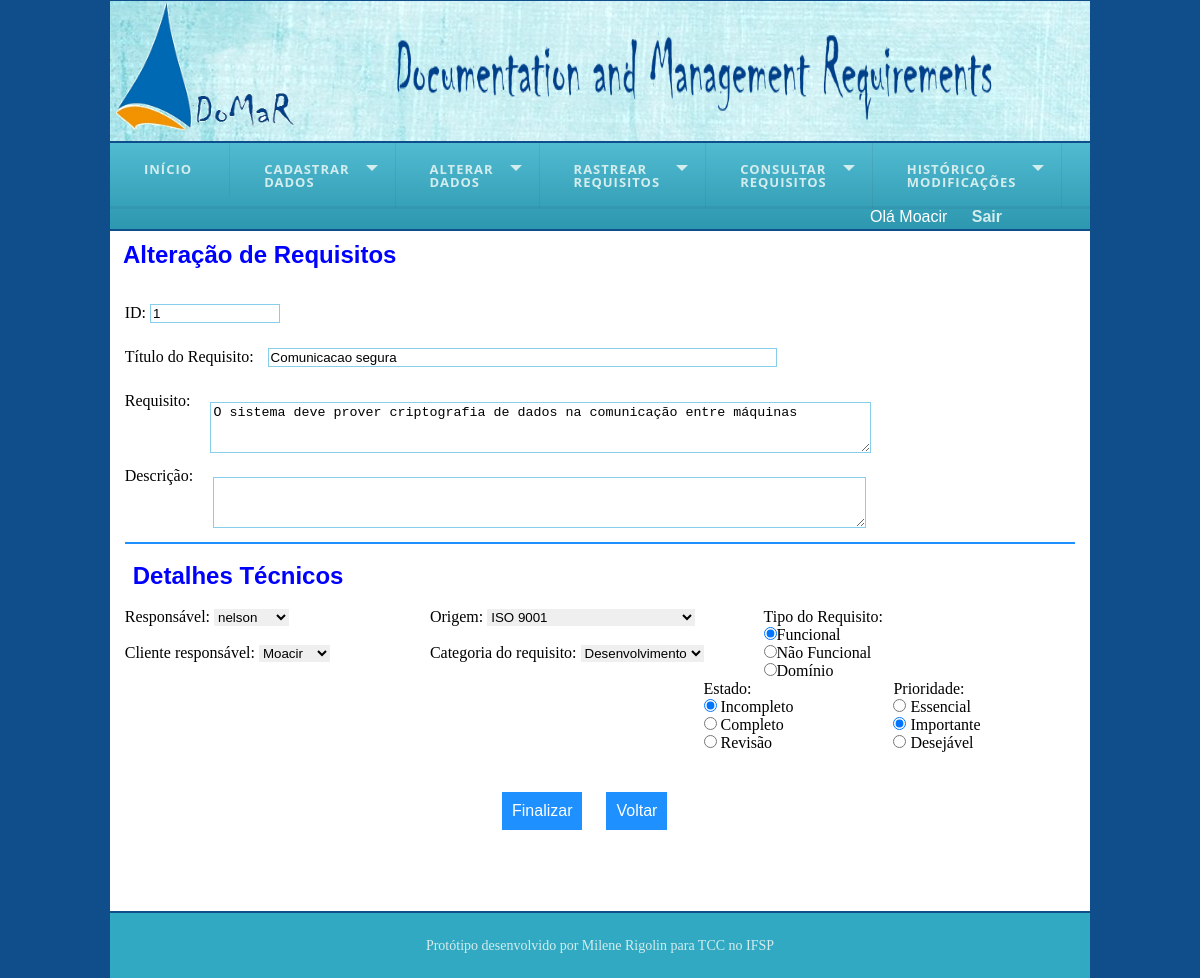
The page /altera_req.php?seq=1 (signed in) on the database its author committed.
### tables this page shows
CREATE TABLE `requisito` (
  `id` int(11) NOT NULL AUTO_INCREMENT,
  `texto_req` varchar(3000) NOT NULL,
  `descricao` varchar(300) DEFAULT NULL,
  `data` datetime NOT NULL,
  `categoria` varchar(100) DEFAULT NULL,
  `tipo` varchar(100) DEFAULT NULL,
  `estado` varchar(100) DEFAULT NULL,
  `prioridade` varchar(100) DEFAULT NULL,
  `origem_id` int(11) NOT NULL,
  `usuario_id_cliente` int(11) NOT NULL,
  `usuario_id_funcionario` int(11) NOT NULL,
  `titulo_req` varchar(80) NOT NULL,
  `id_user_alteracao` int(11) DEFAULT NULL,
  `ultima_alteracao` datetime DEFAULT NULL,
  PRIMARY KEY (`id`),
  KEY `fk_requisito_origem1_idx` (`origem_id`),
  KEY `fk_requisito_usuario1_idx` (`usuario_id_cliente`),
  KEY `fk_requisito_usuario2_idx` (`usuario_id_funcionario`),
  KEY `fk_requisito_id_user_alteracao` (`id_user_alteracao`),
  CONSTRAINT `fk_requisito_origem1` FOREIGN KEY (`origem_id`) REFERENCES `origem` (`id`) ON DELETE NO ACTION ON UPDATE NO ACTION
);

### altera_req.php (the view, shortened to what this page needs)
<?php
	include "template/topo.php";
?>
			<article id = "content_alt">
				<header>
					<h2>Alteração de Requisitos</h2>
				</header>
					<div id = "form">
					<?php
						if($con){
							$sql = "select * from requisito WHERE id=".$_GET['seq'];
							$rs = mysqli_query($con, $sql);
							if($rs){
								if($req = mysqli_fetch_array($rs)){?>
									<form id = "alt_req" action = "update_req.php" method = "POST">
											ID: <input type="text" name="seq_req" size=5
												value="<?php echo $req['id'];?>" class = " id" readonly> <br>
											Título do Requisito: <input type = "text" name = "nome_req" class = "input_n"
												value="<?php echo $req['titulo_req'];?>"> <br>
											<label>Requisito:</label><textarea name = "tx_req" cols = 80 rows = 3 ><?php echo $req['texto_req'];?></textarea><br>
											<label>Descrição:</label><textarea name = "tx_desc" cols = 79 rows = 3 ><?php echo $req['descricao'];?></textarea>
									<br>
									<hr/>
									<br>
										<h2> Detalhes Técnicos </h2>
										<br>
										<div id = "resp">
											Responsável:
												<select name = "cmbEquipe">
													<?php
													   if($con){
															$sql = "select * from usuario where tipo = 'funcionario'";
															$rs = mysqli_query($con, $sql);
															while ($cmb = mysqli_fetch_array($rs)){
																if($req['usuario_id_funcionario'] == $cmb['id']){
																	echo "<option value= ".$cmb['id']." selected >" .$cmb['nome']." </option>";
																}else{
																	echo "<option value= ".$cmb['id'].">" .$cmb['nome']." </option>";
																}
															}
														}
													?>
												</select> <br>	<br>
											Cliente responsável:
												<select name = "cmbCliente">
													<?php
													   if($con){
															$sql = "select * from usuario where tipo = 'cliente'";
															$rs = mysqli_query($con, $sql);
															while ($cmb = mysqli_fetch_array($rs)){
																if($req['usuario_id_cliente'] == $cmb['id']){
																	echo "<option value= ".$cmb['id']." selected >" .$cmb['nome']." </option>";
																}else{
																	echo "<option value= ".$cmb['id'].">" .$cmb['nome']." </option>";
																}
															}
														}
													?>
												</select>
										</div>
										<div id = "cat">
												Origem:
												<select name = "cmbOrigem">
													<?php
													   if($con){
															$sql = "select * from origem";
															$rs = mysqli_query($con, $sql);
															while ($cmb = mysqli_fetch_array($rs)){
																if($req['origem_id'] == $cmb['id']){
																	echo "<option value= ".$cmb['id']." selected >" .$cmb['nome']." </option>";
																}else{
																	echo "<option value= ".$cmb['id'].">" .$cmb['nome']." </option>";
																}
															}
														}
													?>
												</select>	<br><br>
											Categoria do requisito:
												<select name = "cmbCategoria">
													<option <?php echo ($req['categoria']== "Desenvolvimento"?"selected":"");?>>Desenvolvimento</option>
												</select>
										</div>
											<div id = "tp_req">
												Tipo do Requisito:<br>
												<input type="radio" name="tipo" value="funcional" <?php echo ($req['tipo']== "funcional"?"checked":"");?>>Funcional<br>
												<input type="radio" name="tipo" value="nfuncional" <?php echo ($req['tipo']== "nfuncional"? "checked":"");?> >Não Funcional<br>
												<input type="radio" name="tipo" value="dominio" <?php echo ($req['tipo']== "dominio"? "checked":"");?>>Domínio
											</div>
											<div id = "status">
												Estado:<br>
												<input type="radio" name ="status" value="incompleto" <?php echo ($req['estado']== "incompleto"?"checked":"");?>> Incompleto <br>
												<input type="radio" name ="status" value="completo" <?php echo ($req['estado']== "completo"?"checked":"");?>> Completo<br>
												<input type="radio" name ="status" value="revisao" <?php echo ($req['estado']== "revisao"?"checked":"");?>> Revisão
											</div>
											<div id = "prior">
												Prioridade:<br>
												<input type="radio" name ="pri" value="essencial" <?php echo ($req['prioridade']== "essencial"?"checked":"");?>> Essencial<br>
												<input type="radio"  name ="pri" value="importante" <?php echo ($req['prioridade']== "importante"?"checked":"");?>> Importante<br>
												<input type="radio"  name ="pri" value="desejavel" <?php echo ($req['prioridade']== "desejavel"?"checked":"");?>> Desejável<br>
											</div>
										<div id = "btn">
											<center><input class="btn_monitora" type="submit" value="Finalizar">
											<a href="consulta_req.php"><input class="btn_monitora" type="button" value="Voltar"></a>
										</div>
					 	</form>
					</div>
			</article>
<?php
	}
}
}
	include "template/rodape.php";
?>

### css/formatacao.css (style rules this page uses)
* { border: 0px; margin: 0px; }
body { background-color: #104E8B; }
#content_alt { background:#FFFFFF; min-height: 670px; width: 970px; margin-top: 2px; margin-bottom: 2px; padding-top: 10px; padding-left: 5px; padding-right: 5px; float: right; }
h2, h3 { color: #0000FF; font-family: Arial,Helvetica,sans-serif; padding-left: 8px; }
label { vertical-align: top; }
textarea { border: 1px solid #87CEEB; margin-left: 20px; margin-top: 10px; margin-bottom: 10px; }
.input_n { margin-bottom: 25px; width: 53%; border: 1px solid #87CEEB; margin-left: 10px; }
#form { margin:0 auto; width:98%; background:#FFFFFF; margin-top: 35px; }
hr { border: 1px solid #1E90FF; }
#tp_req { float: left; margin-right: 100px; margin-left: 60px; }
#status { float: left; margin-right: 100px; }
#prior { float: left; }
#btn { clear: both; margin-left: 300px; width: 300px; }
#cat { float: left; margin-bottom: 35px; }
#resp { float: left; margin-right: 100px; margin-bottom: 35px; }
.btn_monitora { padding: 10px; background:#1E90FF; color:#ffffff; margin-left: 20px; font-size:16px; margin-top:40px; }
.id { margin-bottom: 25px; width: 13%; border: 1px solid #87CEEB; }

### rows shown on the page
requisito: seq_req "1", nome_req "Comunicacao segura", tx_req "O sistema deve prover criptografia de dados na comunicação entre máquinas", cmbCategoria "Desenvolvimento", tipo "☑", estado "☑", prioridade "☑"

### other values the page prints
$_SESSION['nome'] "Moacir"
form field cmbEquipe "nelson"
form field cmbCliente "Moacir"
form field cmbOrigem "ISO 9001"
